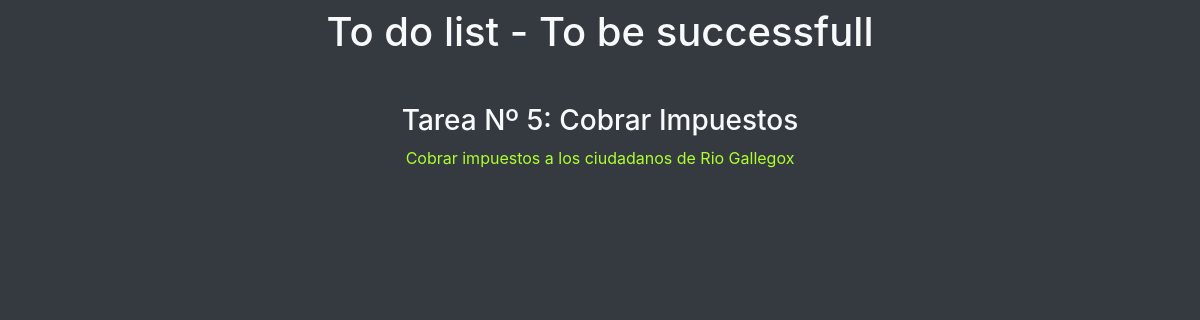
Page /task/5/ (signed in) on the committed database.
### base/models.py (models this page shows, shortened)
class Task(models.Model):
    user = models.ForeignKey(User, on_delete=models.CASCADE, null=True, blank=True)
    title = models.CharField(max_length=200)
    description = models.TextField(null=True, blank=True)
    complete = models.BooleanField(default=False)
    created = models.DateField(auto_now_add=True)
    class Meta:
        ordering = ['complete'] #Cuando hagamos query de los items, serán ordenados por el campo 'complete'

### base/views.py (the view)
# urls.py: path('task/<int:pk>/', TaskDetail.as_view(), name='task'),
class TaskDetail(LoginRequiredMixin, DetailView):
    model = Task
    context_object_name = 'task'
    template_name = 'base/task.html'

### base/templates/base/task.html (shortened to what this page needs)
<!DOCTYPE html>
<html lang="en">
<head>
    <link rel="stylesheet" href="https://cdn.jsdelivr.net/npm/bootstrap@4.3.1/dist/css/bootstrap.min.css">
</head>
<body class="bg-dark text-light">
    <h1 class="text-center mt-2 mb-5 ">To do list - To be successfull</h1>
    <div class="container text-center">
        <h3 >Tarea Nº {{task.id}}:  {{task.title}}</h1>
        <p style="color:greenyellow">{{task.description}}</p>
    </div>
</body>
</html>

### rows in the picture
Task: id "5", title "Cobrar Impuestos", description "Cobrar impuestos a los ciudadanos de Rio Gallegox"
